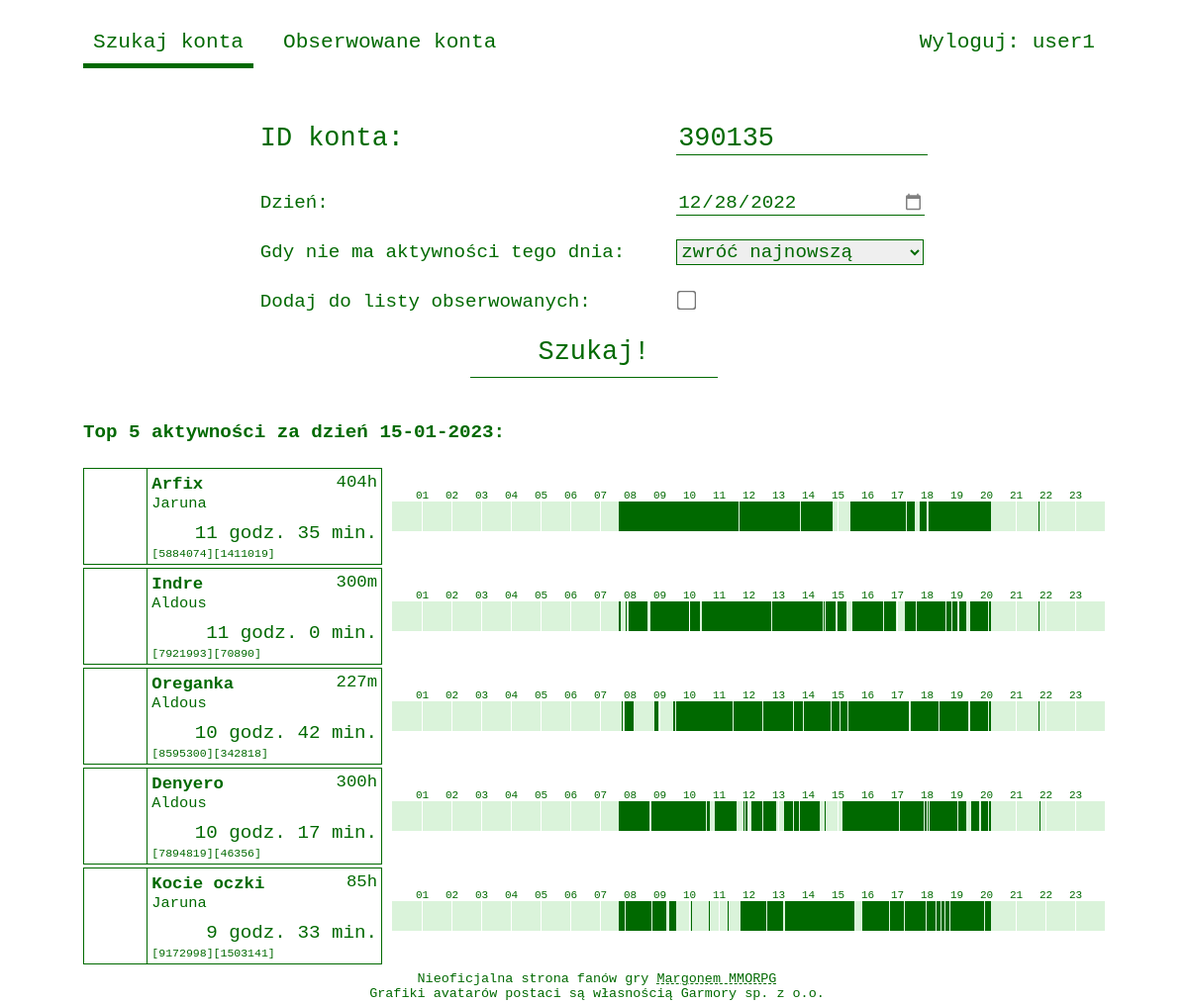
The page /stats/ (signed in) on the database its author committed.
### stats/models.py (models this page shows, shortened)
class Character(models.Model):
    class Profession(models.TextChoices):
        WARRIOR = 'w'
        MAGE = 'm'
        HUNTER = 'h'
        TRACKER = 't'
        PALADIN = 'p'
        BLADE_DANCER = 'b'
    account = models.ForeignKey(Account, on_delete=models.CASCADE)
    cid = models.IntegerField()
    world = models.CharField(max_length=10)
    nick = models.CharField(max_length=40, blank=True)
    lvl = models.SmallIntegerField(blank=True, null=True)
    prof = models.CharField(max_length=1, choices=Profession.choices, default=Profession.WARRIOR)
    avatar_url = models.CharField(max_length=200, blank=True)
    @property
    def nick_or_null(self) -> str:
        return "????" if len(self.nick) == 0 else self.nick
    @property
    def lvl_prof_or_null(self) -> str:
        return "??" if self.lvl is None else f"{self.lvl}{self.prof}"

class Activity(models.Model):
    character = models.ForeignKey(Character, on_delete=models.CASCADE)
    date = models.DateField(auto_now_add=True)
    activity = models.BinaryField(max_length=180, default=activity_default)  # 60 * 24 / 8
    @property
    def total_minutes(self) -> int:
        return self.__bits_unpacked.sum()
    @property
    def activity_time(self) -> str:
        total_minutes = self.total_minutes
        hours = int(total_minutes // 60)
        minutes = int(total_minutes % 60)
        str_ = f"{minutes} min."
        if hours > 0:
            str_ = f"{hours} godz. " + str_
        return str_
    @property
    def activity_plot(self):
        plot_width = 720
        bits = self.__bits_unpacked
        start_end_list = self.__get_start_end_list(bits)
        div_list = []
        for i in range(60, 1440, 60):
            left = round(i * plot_width / 1440, 4) + 10
            div_line = f"""<div class="activity-plot-hour-line" style="left: {left}px;"></div>"""
            div_list.append(div_line)
            hour = f"{i // 60:02d}"
            div_hour = f"""<div class="activity-plot-hour" style="left: {left - 6}px;">{hour}</div>"""
            div_list.append(div_hour)
        for (start, end) in start_end_list:
            left = round(start * plot_width / 1440, 4) + 10
            width = round((end - start) * plot_width / 1440, 4)
            div = f"""<div class="activity-plot-line" style="left: {left}px; width: {width}px;"></div>"""
            div_list.append(div)
        return "\n".join(div_list)
    @property
    def __bits_unpacked(self) -> np.ndarray:
        return np.unpackbits(np.asarray(bytearray(self.activity)))
    @staticmethod
    def __get_start_end_list(bits: np.ndarray) -> List[Tuple[int, int]]:
        start_end_list = []
        start = None
        for i in range(0, len(bits)):
            if bits[i] == 1 and start is None:
                start = i
            if bits[i] == 0 and start is not None:
                start_end_list.append((start, i))
                start = None
        if start is not None:
            start_end_list.append((start, len(bits)))
        return start_end_list

### stats/views.py (the view)
# urls.py: path('', views.IndexView.as_view(), name='index'),
class IndexView(View):
    http_method_names = ['get', 'post']
    def get(self, request):
        context = self.get_context_data(request)
        return render(request, 'stats/index.html', context)
    def post(self, request):
        """
        Obsługuje formularz wyszukiwania konta
        Kiedy dane formularza są poprawne, przekierowuje na szczegółowy widok dla podanego konta i daty
        """
        form = SearchAccountForm(request.POST)
        if form.is_valid():
            account_id = form.cleaned_data['account_id']
            activity_date = form.cleaned_data['activity_date']
            no_date_option = form.cleaned_data['no_date_option']
            follow = form.cleaned_data['follow']
            request.session["follow"] = follow
            request.session["no_date_option"] = no_date_option
            return redirect('stats:detail', aid=account_id, activity_date=activity_date)
        context = self.get_context_data(request, form)
        return render(request, 'stats/index.html', context)
    def get_context_data(self, request, form: SearchAccountForm = None):
        context = {
            'form': self.get_form(request, form),
            'top': self.get_top_ranking()
        }
        return context
    @staticmethod
    def get_form(request, form: SearchAccountForm = None):
        if form is not None:
            return form
        if 'account_not_exists' in request.session:
            aid, activity_date = request.session["account_not_exists"].values()
            form = SearchAccountForm({'account_id': aid, 'activity_date': activity_date, 'no_date_option': 'last'})
            request.session.pop('account_not_exists', None)
        else:
            form = SearchAccountForm(initial={'account_id': 390135, 'activity_date': date(2022, 12, 28)})
        form.fields['activity_date'].widget.attrs.update({
            'min': '2022-12-28',
            'max': date.today()
        })
        return form
    @staticmethod
    def get_top_ranking():
        latest_activity_date = Activity.objects.aggregate(Max('date')).get('date__max')
        activity_query_set = Activity.objects.filter(date=latest_activity_date)
        top_activity = sorted(activity_query_set, key=lambda a: a.total_minutes, reverse=True)[:5]
        top_character_activity = [(activity.character, activity) for activity in top_activity]
        return {
            'date': latest_activity_date,
            'character_activity_list': top_character_activity
        }

### stats/forms.py
class SearchAccountForm(forms.Form):
    account_id = AccountIdField()
    activity_date = forms.DateField(
        label='Dzień',
        widget=forms.DateInput(attrs={'type': 'date'}),
        required=True
    )
    no_date_option = forms.ChoiceField(
        label='Gdy nie ma aktywności tego dnia',
        choices=(
            ('last', 'zwróć najnowszą'),
            ('first', 'zwróć najstarszą')
        )
    )
    follow = forms.BooleanField(
        label='Dodaj do listy obserwowanych',
        required=False
    )

### stats/templates/stats/index.html (shortened to what this page needs)
{% extends "stats/base.html" %}
{% load static %}
{% block content %}
    {% load static %}
    <link rel="stylesheet" href="{% static 'stats/css/index.css' %}">
    <form action="{% url 'stats:index' %}" method="post">
        <table>{{ form.as_table }}
            <tr>
                <td colspan="2"><input type="submit" value="Szukaj!"></td>
            </tr>
        </table>
    </form>
    {% if top %}
        <h4>Top 5 aktywności za dzień {{ top.date|date:"d-m-Y" }}:</h4>
        {% include "stats/char_box_and_plot.html" with character_activity_list=top.character_activity_list only %}
    {% endif %}
{% endblock %}

### stats/templates/stats/base.html (shortened to what this page needs)
<!DOCTYPE html>
<html lang="pl">
<head>
    {% load static %}
    <link rel="stylesheet" href="{% static 'stats/css/base.css' %}">
</head>
<body>
<nav>
    <a id="account-search-navbar" href="{% url 'stats:index' %}">Szukaj konta</a>
    <a id="following-navbar" href="{% url 'stats:following' %}">Obserwowane konta</a>
    {% if user.is_authenticated %}
        <a id="logout-navbar" href="{% url 'stats:logout' %}">Wyloguj: {{ user.username }}</a>
    {% else %}
        <a id="login-navbar" href="{% url 'stats:login' %}">Logowanie</a>
    {% endif %}
</nav>
{% block content %}Pusto :({% endblock %}
<footer>
    Nieoficjalna strona fanów gry <a target="_blank" href="https://www.margonem.pl/">Margonem MMORPG</a><br>
    Grafiki avatarów postaci są własnością Garmory sp. z o.o.
</footer>
</body>
</html>

### stats/templates/stats/char_box_and_plot.html (shortened to what this page needs)
{% load static %}
<link rel="stylesheet" href="{% static 'stats/css/char_box_and_plot.css' %}">
{% for character, activity in character_activity_list %}
    <div class="char-box-and-plot">
        <div class="char-box">
            <div class="char-box-img"
                 style="background-image:
                         {% if character.avatar_url %}
                             url('https://micc.garmory-cdn.cloud/obrazki/postacie{{ character.avatar_url }}'); background-size: 256px 384px;
                         {% else %}
                             url('https://unia.margonem.pl/img/def-npc.gif'); background-size: 64px 96px;
                         {% endif %}">
            </div>
            <div class="char-box-info">
                <span class="char-box-nick">{{ character.nick_or_null }}</span>
                <span class="char-box-lvl-prof">{{ character.lvl_prof_or_null }}</span>
                <div class="char-box-world">{{ character.world }}</div>
                <div class="char-box-aid">[{{ character.account_id }}][{{ character.cid }}]</div>
                {% if activity %}
                    <div class="char-box-activity-time">
                        {{ activity.activity_time }}
                    </div>
                {% endif %}
            </div>
        </div>
        {% if activity %}
            <div class="activity-plot">
                {{ activity.activity_plot|safe }}
            </div>
        {% endif %}
    </div>
{% endfor %}

### stats/static/stats/css/base.css (style rules this page uses)
body { background-color: #ffffff; width: 1032px; margin: auto; padding: 0; font-family: Andale Mono, monospace; font-size: 1.2em; font-stretch: semi-expanded; color: #006900; }
div, h1, h2, h3, h4, a, label, footer, nav { user-select: none; }
a { color: inherit; text-decoration: underline dashed #006900 1px; }
a:link { color: inherit; }
nav { width: 100%; height: 40px; margin: 20px 0 40px 0; font-size: 1.1em; }
nav > a { float: left; padding: 10px; text-align: center; text-decoration: none; }
nav > a:last-child { float: right; }
nav > a:not(:last-child) { margin-right: 20px; }
footer { background-color: white; position: fixed; bottom: 0; width: 1032px; padding: 3px; text-align: center; font-size: 0.7em; }
form table { margin: auto; border-spacing: 50px 0; }
form label { display: inline-block; width: 100%; height: 100%; font-weight: normal; text-align: left; }
form tr { height: 50px; }
form td, form input[type="text"], form input[type="date"], form input[type="submit"], form input[type="password"], form input[type="email"], form select, form option { width: 250px; font-family: inherit; font-stretch: inherit; font-size: inherit; color: #006900; }
form input[type="text"], form input[type="date"], form input[type="password"], form input[type="email"], form input[type="submit"] { border: none; border-bottom: 1px solid #006900; }
form select { border: 1px solid #006900; }
form input[type="checkbox"] { transform: scale(1.5); accent-color: #006900; }
form input[type="submit"] { font-size: 1.4em; background-color: white; padding: 10px; display: block; margin: auto; }

### stats/static/stats/css/index.css (style rules this page uses)
#account-search-navbar { border-bottom: 5px solid #006900; }
form { height: 300px; }
form tr:first-child { height: 80px; font-weight: 400; font-size: 1.4em; }

### stats/static/stats/css/char_box_and_plot.css (style rules this page uses)
.char-box-and-plot { height: 98px; width: 1032px; display: flex; margin-bottom: 3px; }
.char-box-and-plot:last-of-type { margin-bottom: 40px; }
.char-box { height: 96px; width: 300px; border: 1px solid #006900; display: flex; position: relative; }
.char-box-img { width: 64px; height: 96px; border-right: 1px solid #006900; image-rendering: pixelated; }
.char-box-info { padding: 4px; width: 230px; }
.char-box-nick { font-weight: bold; font-size: 0.9em; }
.char-box-lvl-prof { float: right; font-size: 0.9em; }
.char-box-world { font-size: 0.8em; text-transform: capitalize; }
.char-box-aid { font-size: 0.6em; position: absolute; bottom: 4px; user-select: text; }
.char-box-activity-time { position: absolute; bottom: 20px; right: 4px; }
.activity-plot-line { position: absolute; height: 30px; top: 34px; background-color: #006900; }
.activity-plot { width: 730px; height: 98px; position: relative; }
.activity-plot-hour { height: 10px; position: absolute; top: 22px; background-color: white; color: #006900; font-size: 11px; text-align: center; }

### rows shown on the page
Character: nick_or_null "Arfix", lvl_prof_or_null "404h", world "Jaruna", account_id "5884074", cid "1411019", activity_time "11 godz. 35 min.", activity_plot "01 02 03 04 05 06 07 08 09 10 11 12 13 14 15 16 17 18 19 20 21 22 23"
Character: nick_or_null "Indre", lvl_prof_or_null "300m", world "Aldous", account_id "7921993", cid "70890", activity_time "11 godz. 0 min.", activity_plot "01 02 03 04 05 06 07 08 09 10 11 12 13 14 15 16 17 18 19 20 21 22 23"
Character: nick_or_null "Oreganka", lvl_prof_or_null "227m", world "Aldous", account_id "8595300", cid "342818", activity_time "10 godz. 42 min.", activity_plot "01 02 03 04 05 06 07 08 09 10 11 12 13 14 15 16 17 18 19 20 21 22 23"
Character: nick_or_null "Denyero", lvl_prof_or_null "300h", world "Aldous", account_id "7894819", cid "46356", activity_time "10 godz. 17 min.", activity_plot "01 02 03 04 05 06 07 08 09 10 11 12 13 14 15 16 17 18 19 20 21 22 23"
Character: nick_or_null "Kocie oczki", lvl_prof_or_null "85h", world "Jaruna", account_id "9172998", cid "1503141", activity_time "9 godz. 33 min.", activity_plot "01 02 03 04 05 06 07 08 09 10 11 12 13 14 15 16 17 18 19 20 21 22 23"

### other values the page prints
{{ user.username }} "user1"
{{ top.date|date:"d-m-Y" }} "15-01-2023"
